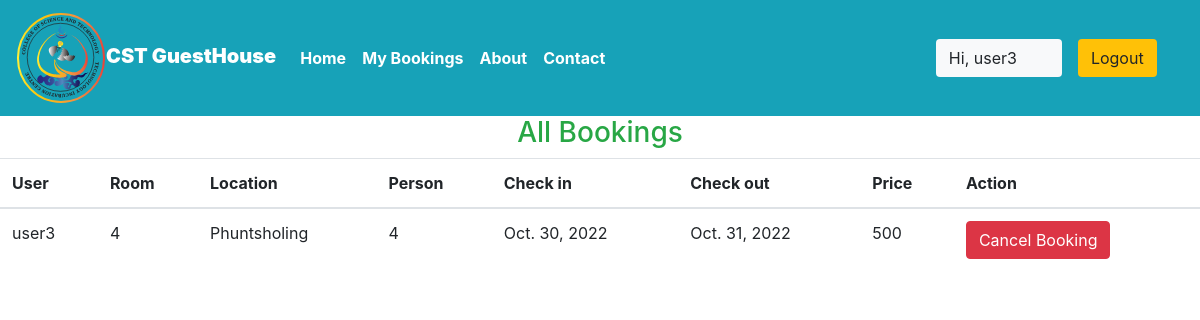
/staff/allbookings (signed in), run on the app's committed database.
### Guest/models.py (models this page shows, shortened)
class Reservation(models.Model):
    check_in = models.DateField(auto_now =False)
    check_out = models.DateField()
    room = models.ForeignKey(Rooms, on_delete = models.CASCADE)
    guest = models.ForeignKey(User, on_delete= models.CASCADE)
    booking_id = models.CharField(max_length=100,default="null")

class Rooms(models.Model):
    ROOM_STATUS = (
    ("1", "available"),
    ("2", "not available"),
    )
    ROOM_TYPE = (
    ("1", "Quad"),
    ("2", "Doubles"),
    ("3","Single"),
    )
    room_type = models.CharField(max_length=50,choices = ROOM_TYPE)
    capacity = models.IntegerField()
    price = models.IntegerField()
    size = models.IntegerField()
    guest = models.ForeignKey(Guesthouse, on_delete = models.CASCADE)
    status = models.CharField(choices =ROOM_STATUS,max_length = 15)
    roomnumber = models.IntegerField()

class Guesthouse(models.Model):
    name = models.CharField(max_length=30,default="Thinley")
    owner = models.CharField(max_length=20)
    location = models.CharField(max_length=50)
    state = models.CharField(max_length=50,default="Chukha")
    country = models.CharField(max_length=50,default="Bhutan")

### Guest/views.py (the view)
# urls.py: path('staff/allbookings', views.all_bookings,name="allbookings"),
@login_required(login_url='/staff')
def all_bookings(request):
    bookings = Reservation.objects.all()
    if not bookings:
        messages.warning(request,"No Bookings Found")
    return HttpResponse(render(request,'staff/allbookings.html',{'bookings':bookings}))

### templates/staff/allbookings.html (shortened to what this page needs)
{% extends 'basic.html' %}
{% block body %}
<h3 class="text-center  text-success">All Bookings </h3>
<table class="table">
    <thead>
        <th>User</th>
        <th>Room</th>
        <th>Location</th>
        <th>Person</th>
        <th>Check in</th>
        <th>Check out</th>
        <th>Price</th>
        <th>Action</th>
    </thead>
    {% for each_booking in bookings %}
    <tr>
        <td>{{each_booking.guest.username}}</td>
        <td>{{each_booking.room.roomnumber}}</td>
        <td>{{each_booking.room.guest.location}}</td>
        <td>{{each_booking.room.capacity}}</td>
        <td>{{each_booking.check_in}}</td>
        <td>{{each_booking.check_out}}</td>
        <td>{{each_booking.room.price}}</td>
        <td><a href="/staff/panel/cancel-booking?bookingid={{each_booking.id}}"><Button class="btn btn-danger">Cancel Booking</Button></a></td>
    </tr>
    {% endfor %}
</table>
{% endblock body %}

### templates/basic.html (shortened to what this page needs)
{% load static %}
<!DOCTYPE html>
<!DOCTYPE html>
<html lang="en">
<head>
    <link rel="stylesheet" href="https://use.fontawesome.com/releases/v5.7.0/css/all.css">
    <link rel="stylesheet" href="{% static 'bootstrap\bootstrap.css' %}">
    <link rel="stylesheet" href="https://maxcdn.bootstrapcdn.com/bootstrap/4.5.0/css/bootstrap.min.css" >
</head>
<body style="dbackground-image: url('https://source.unsplash.com/random');height: 100%;">
    <div class="container-fluid px-0">
        <nav class="navbar navbar-expand-lg navbar-dark bg-info font-weight-bold">
            <a class="navbar-brand text-bold bg-black " href="/">{% load static %}<img src="{% static 'logo.svg' %}" width="90" height="90"/><b>CST GuestHouse</b></a>
            <div class="collapse navbar-collapse " id="navbarSupportedContent">
                <ul class="navbar-nav mr-auto ">
                    <li class="nav-item active">
                        <a class="nav-link text-bold " href="/home"> Home</a>
                    </li>
                    {% if user.is_staff %}
                    <li class="nav-item active">
                        <a class="nav-link text-bold" href="/staff/panel">Dashboard </a>
                    </li>
                    {% elif user.is_staff == False and user.is_authenticated %}
                    <li class="nav-item active">
                            <a class="nav-link text-bold" href="/user/bookings">My Bookings</a>
                        </li>
                    {% endif %}
                    <li class="nav-item active">
                        <a class="nav-link text-bold" href="/about">About</a>
                    </li>
                    <li class="nav-item active">
                        <a class="nav-link text-bold" href="/contact">Contact </a>
                    </li>
                </ul>
                {% if user.is_authenticated %}
                      <button class="btn btn-group bg-light" data-toggle="modal" data-target="#forlogin">
                       Hi, {{request.user}}
                       <a href="/logout" class="nav-link">
                    <button class="btn btn-group bg-warning" data-toggle="modal" data-target="#forlogin">
                        Logout
                    </button></a>&nbsp; &nbsp;
                    </button>
                {% else %}
                    <a href="/user" class="nav-link">
                    <button class="btn btn-group bg-warning font-weight-bold" data-toggle="modal" data-target="#forlogin"><i class="fa fa-user" aria-hidden="true"></i>User Login</button></a>
                {% endif %}
            </div>
        </nav>
    </div>
    {% block body %}
    {% endblock body %}
</body>
</html>

### data on the page
Reservation: guest.username "user3", room.roomnumber "4", room.guest.location "Phuntsholing", room.capacity "4", check_in "Oct. 30, 2022", check_out "Oct. 31, 2022", room.price "500"

### other printed values
{{ request.user }} "user3"
